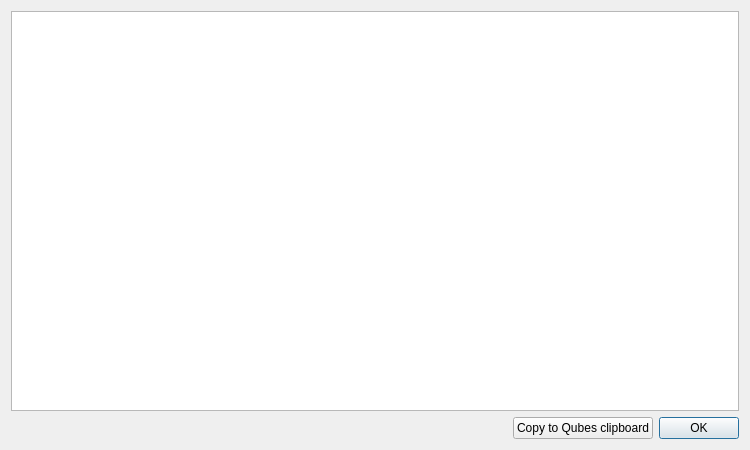
<?xml version="1.0" encoding="UTF-8"?>
<ui version="4.0">
 <class>LogDialog</class>
 <widget class="QDialog" name="LogDialog">
  <property name="geometry">
   <rect>
    <x>0</x>
    <y>0</y>
    <width>750</width>
    <height>450</height>
   </rect>
  </property>
  <property name="windowTitle">
   <string>Dialog</string>
  </property>
  <layout class="QVBoxLayout" name="verticalLayout">
   <item>
    <widget class="QTextBrowser" name="log_text">
     <property name="font">
      <font>
       <family>Monospace</family>
      </font>
     </property>
     <property name="toolTip">
      <string>Copy Dom0 clipboard to Qubes clipboard</string>
     </property>
    </widget>
   </item>
   <item>
    <layout class="QHBoxLayout" name="horizontalLayout">
     <item>
      <spacer name="horizontalSpacer">
       <property name="orientation">
        <enum>Qt::Horizontal</enum>
       </property>
       <property name="sizeHint" stdset="0">
        <size>
         <width>40</width>
         <height>20</height>
        </size>
       </property>
      </spacer>
     </item>
     <item>
      <widget class="QPushButton" name="copy_to_qubes_clipboard">
       <property name="sizePolicy">
        <sizepolicy hsizetype="Minimum" vsizetype="Fixed">
         <horstretch>0</horstretch>
         <verstretch>0</verstretch>
        </sizepolicy>
       </property>
       <property name="focusPolicy">
        <enum>Qt::TabFocus</enum>
       </property>
       <property name="text">
        <string>Copy to Qubes clipboard</string>
       </property>
       <property name="icon">
        <iconset resource="resources.qrc">
         <normaloff>:/copy.png</normaloff>:/copy.png</iconset>
       </property>
       <property name="iconSize">
        <size>
         <width>20</width>
         <height>20</height>
        </size>
       </property>
      </widget>
     </item>
     <item>
      <widget class="QDialogButtonBox" name="buttonBox">
       <property name="sizePolicy">
        <sizepolicy hsizetype="Fixed" vsizetype="Fixed">
         <horstretch>0</horstretch>
         <verstretch>0</verstretch>
        </sizepolicy>
       </property>
       <property name="orientation">
        <enum>Qt::Horizontal</enum>
       </property>
       <property name="standardButtons">
        <set>QDialogButtonBox::Ok</set>
       </property>
      </widget>
     </item>
    </layout>
   </item>
  </layout>
 </widget>
 <resources>
  <include location="resources.qrc"/>
 </resources>
 <connections>
  <connection>
   <sender>buttonBox</sender>
   <signal>rejected()</signal>
   <receiver>LogDialog</receiver>
   <slot>reject()</slot>
   <hints>
    <hint type="sourcelabel">
     <x>316</x>
     <y>260</y>
    </hint>
    <hint type="destinationlabel">
     <x>286</x>
     <y>274</y>
    </hint>
   </hints>
  </connection>
  <connection>
   <sender>buttonBox</sender>
   <signal>accepted()</signal>
   <receiver>LogDialog</receiver>
   <slot>accept()</slot>
   <hints>
    <hint type="sourcelabel">
     <x>248</x>
     <y>254</y>
    </hint>
    <hint type="destinationlabel">
     <x>157</x>
     <y>274</y>
    </hint>
   </hints>
  </connection>
 </connections>
</ui>
